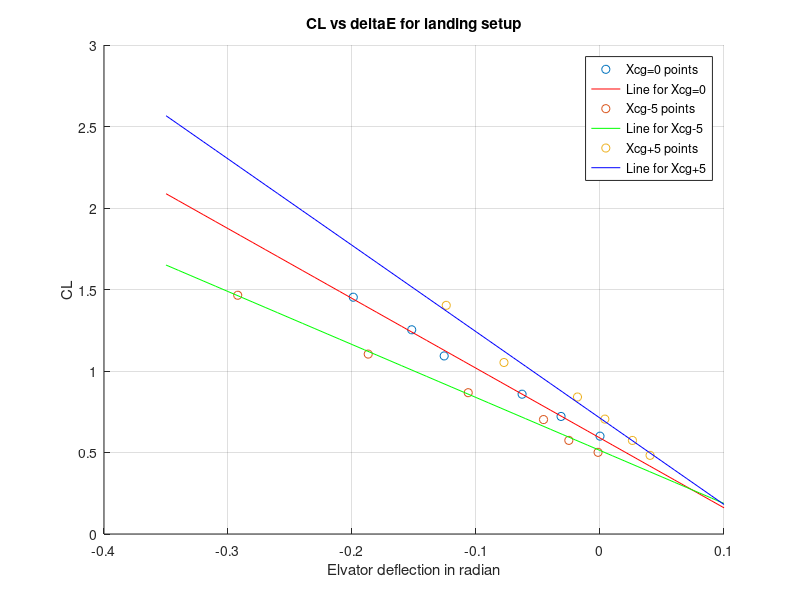

Reproduce this figure in MATLAB.
%%
clear
clc
%landing xcg =0
rho=1.225;
rangeE=[-0.35:0.01:0.1];

IAS_landing = ([108.9,99.3,91,80.6,75.2,69.8])*0.5144;
MassOfFuel_landing = ([930,924.8,919,915.6,907.8,903.3]+3100+503).*0.453592;
WeightofFuel_landing = MassOfFuel_landing.*9.81;
CL_landing = WeightofFuel_landing./(0.5.*rho.*IAS_landing.^2.*17.48);
AoA_landing = [-4.3,-2.85,-1,2.1,3.6,5.7];

deltaE_landing=[0*30,-0.06*30,-0.12*30,-0.24*30,-0.29*30,-0.38*30].*pi./180;
scatter(deltaE_landing,CL_landing,'r*');
pdeltaE_landing = polyfit(deltaE_landing,CL_landing,1);
disp(1./pdeltaE_landing);
hold on
plot(rangeE,pdeltaE_landing(1).*rangeE+pdeltaE_landing(2),'r');
hold on


%%
%landing xcg-5
IAS_landing = [119.3,111.3,100.6,90.5,80.2,69.6].*0.5144;
rho = 1.225;
MassOfFuel_landing=(3100+503+[936.8,926.9,920.8,917.6,917,914.6]).*0.453592;
WeightOfFuel_landing = MassOfFuel_landing.*9.81;
CL_landing = WeightOfFuel_landing./(0.5.*rho.*IAS_landing.^2.*17.48);
AoA_landing=[-5.248,-4.286,-3.312,-0.781,2.33,6.249];

deltaE_landing=[-0.003*30,-0.048*30,-0.087*30,-0.203*30,-0.357*30,-0.558*30].*pi./180;
scatter(deltaE_landing,CL_landing,'g*');
pdeltaE_landing = polyfit(deltaE_landing,CL_landing,1);
disp(1./pdeltaE_landing);
hold on
plot(rangeE,pdeltaE_landing(1).*rangeE+pdeltaE_landing(2),'g');
hold on

%%
%landing xcg+5
IAS_landing = ([119.4,109.7,99.13,90.9,80.6,69.72])*0.5144;
MassOfFuel_landing = ([776.5,795.1,807,818.8,748.9,738.5]+3100+503).*0.453592;
WeightofFuel_landing = MassOfFuel_landing.*9.81;
CL_landing = WeightofFuel_landing./(0.5.*rho.*IAS_landing.^2.*17.48);
AoA_landing = [-5.547,-4.593,-3.096,-1.731,1.525,4.986];

deltaE_landing=[0.1652*14,0.1071*14,0.01603*14,-0.03469*30,-0.1479*30,-0.2368*30].*pi./180;
scatter(deltaE_landing,CL_landing,'b*');
pdeltaE_landing = polyfit(deltaE_landing,CL_landing,1);
disp(1./pdeltaE_landing);
hold on
plot(rangeE,pdeltaE_landing(1).*rangeE+pdeltaE_landing(2),'b');
title('CL vs deltaE for landing setup')
ylabel('CL')
xlabel('Elvator deflection in radian');
grid on
legend('Xcg=0 points','Line for Xcg=0','Xcg-5 points','Line for Xcg-5','Xcg+5 points','Line for Xcg+5');
